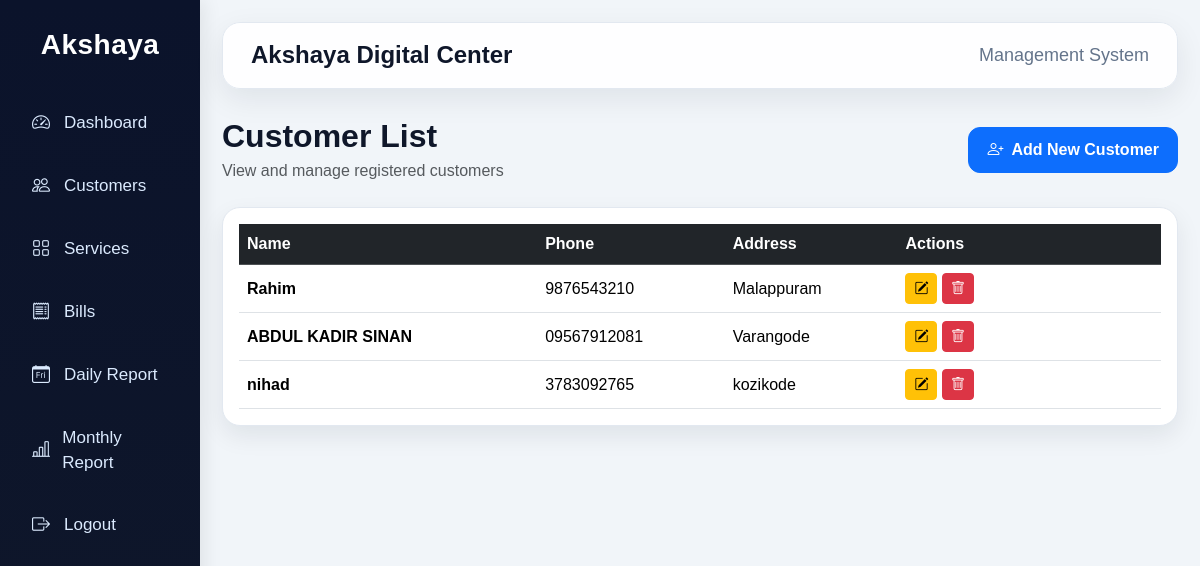
Page /customers/ (signed in) on the committed database.
### core/models.py (models this page shows, shortened)
class Customer(models.Model):
    name = models.CharField(max_length=200)
    phone = models.CharField(max_length=15)
    address = models.TextField()

### core/views.py (the view)
# urls.py: path('customers/', views.customer_list, name='customer_list'),
@login_required
def customer_list(request):
    customers = Customer.objects.all()
    return render(request, 'customer_list.html', {'customers': customers})

### templates/customer_list.html
{% extends 'base.html' %}
{% block content %}
<div class="d-flex flex-wrap justify-content-between align-items-center gap-3 mb-4">
    <div>
        <h2 class="page-title mb-1">Customer List</h2>
        <p class="text-muted mb-0">View and manage registered customers</p>
    </div>
    <a href="/add-customer/" class="btn btn-primary btn-custom">
        <i class="bi bi-person-plus me-2"></i>Add New Customer
    </a>
</div>
<div class="custom-table p-3">
    <div class="table-responsive">
        <table class="table table-hover align-middle mb-0">
            <thead class="table-dark">
                <tr>
                    <th>Name</th>
                    <th>Phone</th>
                    <th>Address</th>
                    <th style="min-width: 160px;">Actions</th>
                </tr>
            </thead>
            <tbody>
                {% for customer in customers %}
                <tr>
                    <td class="fw-semibold">{{ customer.name }}</td>
                    <td>{{ customer.phone }}</td>
                    <td>{{ customer.address }}</td>
                    <td>
                        <a href="/edit-customer/{{ customer.id }}/" class="btn btn-warning btn-sm">
                            <i class="bi bi-pencil-square"></i>
                        </a>
                        <a href="/delete-customer/{{ customer.id }}/"
                           class="btn btn-danger btn-sm"
                           onclick="return confirm('Are you sure?')">
                            <i class="bi bi-trash"></i>
                        </a>
                    </td>
                </tr>
                {% empty %}
                <tr>
                    <td colspan="4" class="text-center py-4 text-muted">No customers found</td>
                </tr>
                {% endfor %}
            </tbody>
        </table>
    </div>
</div>
{% endblock %}

### templates/base.html (style rules this page uses)
body { background: #f1f5f9; font-family: Arial, sans-serif; }
.page-title { font-weight: 700; color: #0f172a; margin-bottom: 24px; }
.custom-table { background: white; border-radius: 18px; box-shadow: 0 10px 24px rgba(15,23,42,0.08); border: 1px solid #e2e8f0; }
.btn-custom { border-radius: 12px; padding: 10px 18px; font-weight: 600; }

### rows in the picture
Customer: name "Rahim", phone "9876543210", address "Malappuram"
Customer: name "ABDUL KADIR SINAN", phone "09567912081", address "Varangode"
Customer: name "nihad", phone "3783092765", address "kozikode"
